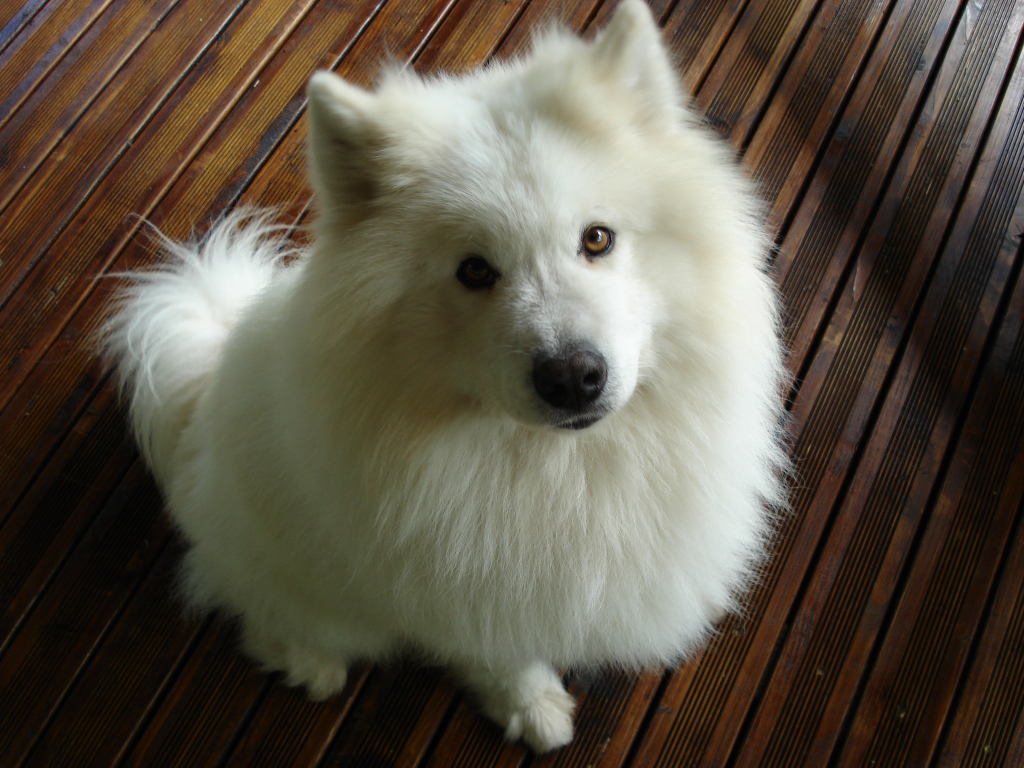
#> input picture images/My_dog.jpg, 3072 x 2304 px, found by its file name (shown at 1/3 size)
$ python crash.py
#> lines starting #> are read from the running program, lines starting #| are printed output that depends on the picture
import cv2
import numpy as np
import matplotlib.pyplot as plt

img = cv2.imread("/images/my_dog.jpg")
#> img is the input picture: shape (2304, 3072, 3); mean B, G, R 70.4, 84, 92
print(type(img))
#| <class 'numpy.ndarray'>

print(img.shape)
#| (2304, 3072, 3)
# plt.imshow(fix_img)
# plt.show()

# MATPLOT --> RGB: RED GREEN BLUE
# OPENCV --> BLUE GREEN RED
fix_img = cv2.cvtColor(img, cv2.COLOR_BGR2RGB)
# plt.imshow(fix_img)
# plt.show()

img_gray = cv2.imread("/images/my_dog.jpg", cv2.IMREAD_GRAYSCALE)
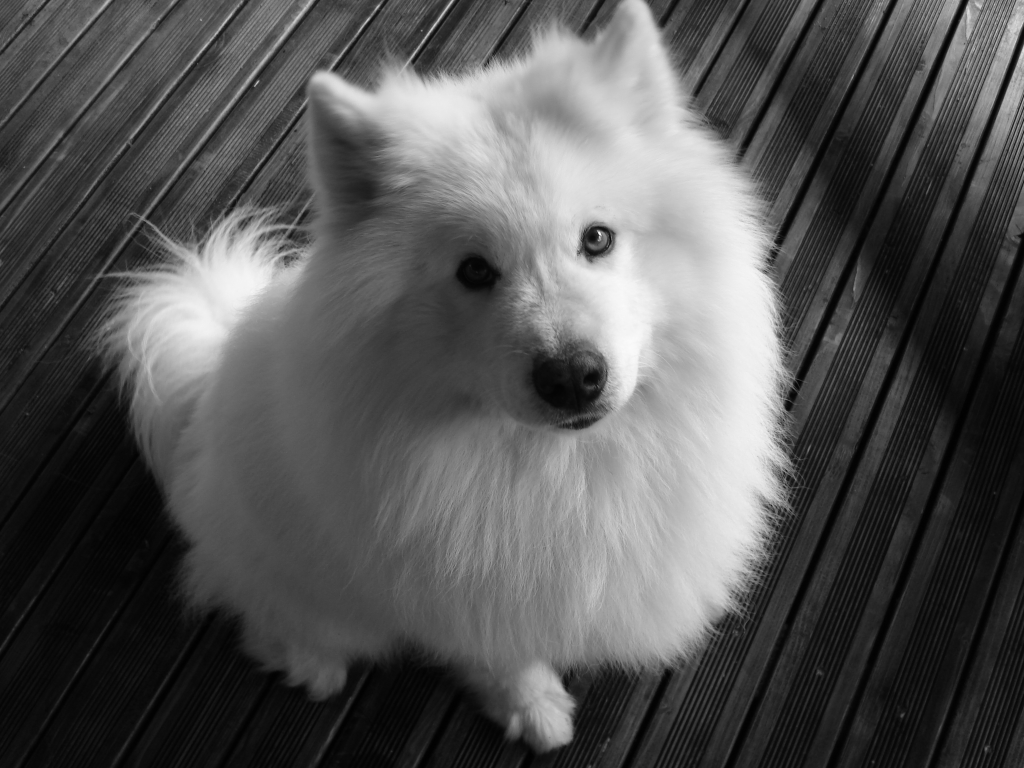
#> img_gray: shape (2304, 3072) (shown at 1/3 size); min 0, max 255, mean 84.8
# plt.imshow(img_gray, cmap='gray')
# plt.show()

print(fix_img.shape)
#| (2304, 3072, 3)
resize_image = cv2.resize(fix_img, (1000, 1000))
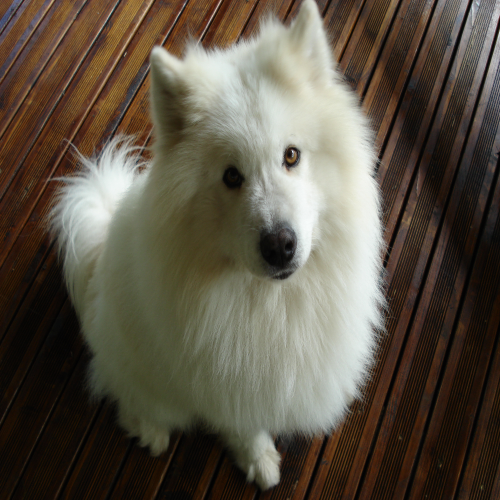
#> resize_image: shape (1000, 1000, 3) (shown at 1/2 size); mean R, G, B 91.9, 83.8, 70.3
# plt.imshow(resize_image)
# plt.show()

w_ratio = 0.5
h_radio = 0.8
new_image = cv2.resize(fix_img, (0, 0), fix_img, w_ratio, h_radio)
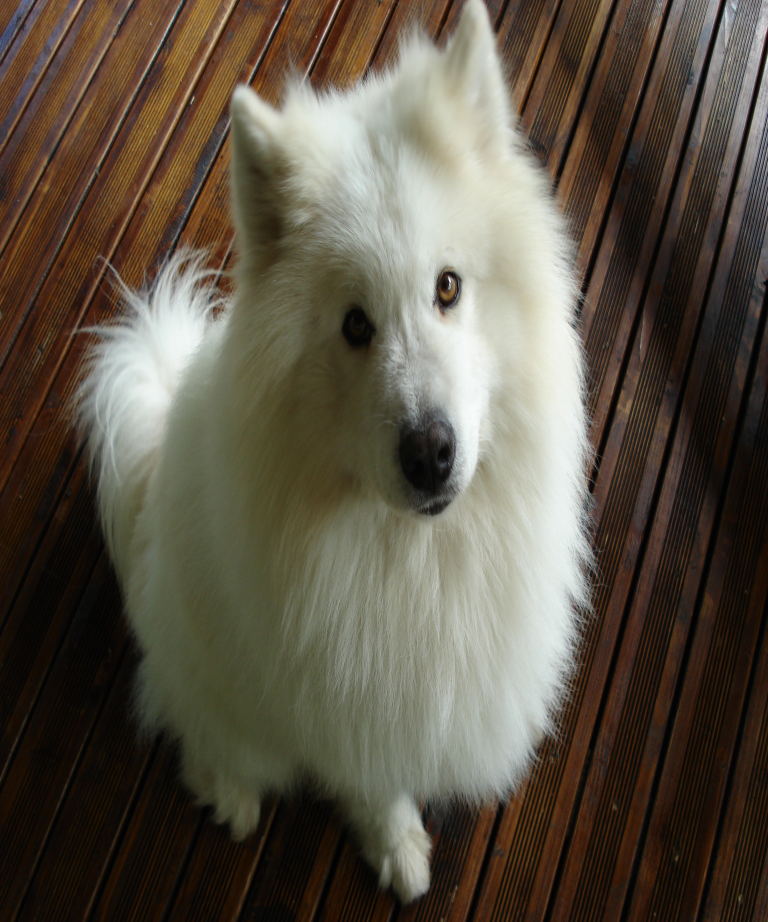
#> new_image: shape (1843, 1536, 3) (shown at 1/2 size); mean R, G, B 92, 83.9, 70.4
# plt.imshow(new_image)
# plt.show()
# print(new_image.shape)

flip_img = cv2.flip(fix_img, -1)
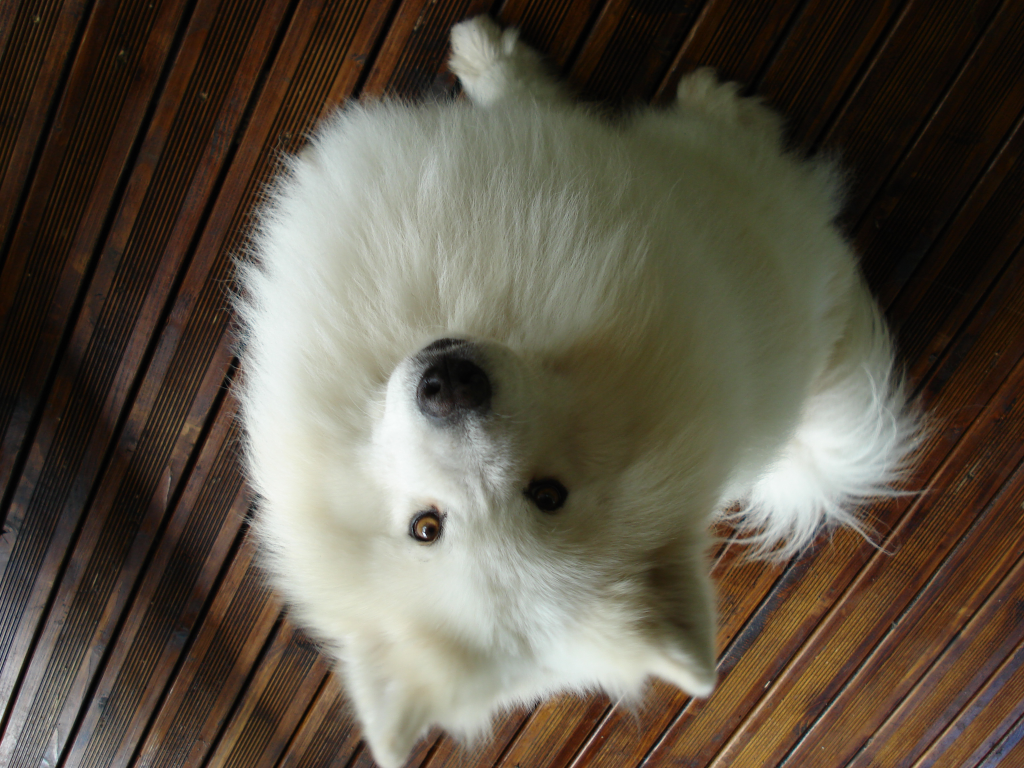
#> flip_img: shape (2304, 3072, 3) (shown at 1/3 size); mean R, G, B 92, 84, 70.4
# plt.imshow(flip_img)
# plt.show()

print(type(fix_img))
#| <class 'numpy.ndarray'>
# cv2.imwrite("fix_img.jpg", fix_img)

fig = plt.figure(figsize=(10,8))
ax = fig.add_subplot(111)
ax.imshow(fix_img)
